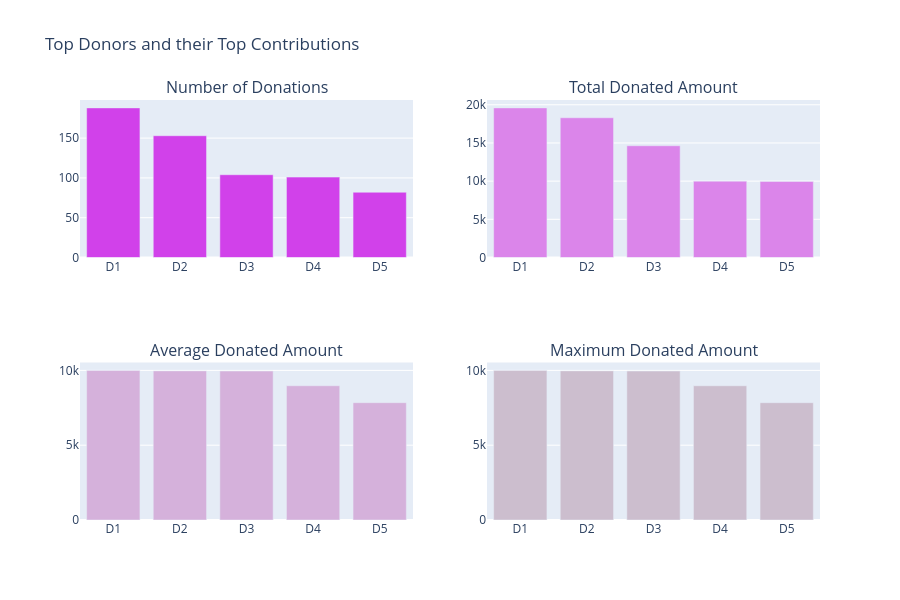

Source (notebook cell):
### Markdown cell above
> - **Principales proyectos**  
> - En la historia de DonorsChoose, diferentes proyectos recibieron un número variable de donaciones, que van desde tan solo 1 hasta un máximo de 800. El número máximo de donaciones realizadas en un solo proyecto es igual a 863. Este fue un proyecto liderado por un maestro y su título fue "**Vallecito StandUpKids Pilot Standing School!**" (como se muestra como Pa1 en el primer gráfico). Se financió un monto total de **108,248.30 USD** en este proyecto y fue financiado en su totalidad el 26 de agosto de 2015.    
> - Hay otros tres proyectos con un número muy grande de donaciones (mayor a 600) 
> - En noviembre de 2016, se inició un proyecto titulado "**Varsity and After-School Fencing Teams in NYC**" (como se muestra como Pc1 en el segundo gráfico) y hubo un total de 18 donaciones. Este proyecto tuvo el mayor monto promedio por donante igual a **1,850 USD**  
> - En el proyecto titulado "**Learning to Play While Playing to Learn!**" (como se muestra como Pd1 en el cuarto gráfico), se realizó la donación única máxima igual a **60,000 USD**, la cual es la mayor cantidad de donación única en la historia de DonorsChoose.  

## <a id="3.3"> 3.3 ¿Quiénes son los principales donantes? </a>

Identifiquemos a los donantes que realizaron algunas de las principales contribuciones y sus valores. Es decir: 
- 3.3.1 Donantes que han realizado el mayor número de donaciones  
- 3.3.2 Donantes que han financiado los mayores montos totales   
- 3.3.3 Donantes que financian los mayores montos promedio en donaciones únicas  
- 3.3.4 Donantes que han financiado el mayor monto único donado

### Code cell
# Which Projects Had the maximum Donations 

tempdf = donations_df.groupby('Donor ID').agg({'Donor ID' : 'count', 'Donation Amount' : 'sum'}).rename(columns={'Donor ID' : "Total Donations", 'Donation Amount' : "Total Amount"}).reset_index()
tempdf['Average Donation Amount'] = tempdf['Total Amount'] / tempdf['Total Donations']

tempdf1 = tempdf.sort_values(by=['Total Donations'], ascending=[False])
x = tempdf1.head(5)['Donor ID']
x = ["D"+str(i+1) for i in range(len(x))]
y = tempdf1.head(5)['Total Donations']
tr1 = bar_ver_noagg(x, y, 'Total Donations', '#d141ea', lm=None, rt=True)

tempdf1 = tempdf.sort_values(by=['Total Amount'], ascending=[False])
x = tempdf1.head(5)['Donor ID']
x = ["D"+str(i+1) for i in range(len(x))]
y = tempdf1.head(5)['Total Amount']
tr2 = bar_ver_noagg(x, y, 'Average Donations', '#db85ea', lm=None, rt=True)

tempdf1 = tempdf.sort_values(by=['Average Donation Amount'], ascending=[False])
x = tempdf1.head(5)['Donor ID']
x = ["D"+str(i+1) for i in range(len(x))]
y = tempdf1.head(5)['Average Donation Amount']
tr3 = bar_ver_noagg(x, y, 'Average Donations', '#d5b1db', lm=None, rt=True)

tempdf = donations_df.groupby('Donor ID').agg({'Donor ID' : 'count', 'Donation Amount' : 'max'}).rename(columns={'Donor ID' : "Total Donations", 'Donation Amount' : "Maximum Donations"}).reset_index()
tempdf1 = tempdf.sort_values(by=['Maximum Donations'], ascending=[False])
x = tempdf1.head(5)['Donor ID']
x = ["D"+str(i+1) for i in range(len(x))]
y = tempdf1.head(5)['Maximum Donations']
tr4 = bar_ver_noagg(x, y, 'Maximum Donations', '#ccbece', lm=None, rt=True)

fig = tools.make_subplots(rows=2, cols=2, print_grid=False, subplot_titles = ['Number of Donations', "Total Donated Amount", 'Average Donated Amount', 'Maximum Donated Amount'])
fig.append_trace(tr1, 1, 1);
fig.append_trace(tr2, 1, 2);
fig.append_trace(tr3, 2, 1);
fig.append_trace(tr4, 2, 2);

fig['layout'].update(height=600, showlegend=False, title='Top Donors and their Top Contributions');
iplot(fig);

### Figure 1 — Plotly figure (JSON) as saved in the notebook; plotly's stock layout.template omitted (floating-point values rounded to 4 significant figures)
{"data": [{"marker": {"color": "#d141ea"}, "type": "bar", "x": ["D1", "D2", "D3", "D4", "D5"], "xaxis": "x", "y": [188, 153, 104, 101, 82], "yaxis": "y"}, {"marker": {"color": "#db85ea"}, "type": "bar", "x": ["D1", "D2", "D3", "D4", "D5"], "xaxis": "x2", "y": [19590.0, 18300.0, 14630.0, 10000.0, 9965.0], "yaxis": "y2"}, {"marker": {"color": "#d5b1db"}, "type": "bar", "x": ["D1", "D2", "D3", "D4", "D5"], "xaxis": "x3", "y": [10000.0, 9965.0, 9954.0, 8973.0, 7840.0], "yaxis": "y3"}, {"marker": {"color": "#ccbece"}, "type": "bar", "x": ["D1", "D2", "D3", "D4", "D5"], "xaxis": "x4", "y": [10000.0, 9965.0, 9954.0, 8973.0, 7840.0], "yaxis": "y4"}], "layout": {"annotations": [{"font": {"size": 16}, "showarrow": false, "text": "Number of Donations", "x": 0.225, "xanchor": "center", "xref": "paper", "y": 1, "yanchor": "bottom", "yref": "paper"}, {"font": {"size": 16}, "showarrow": false, "text": "Total Donated Amount", "x": 0.775, "xanchor": "center", "xref": "paper", "y": 1, "yanchor": "bottom", "yref": "paper"}, {"font": {"size": 16}, "showarrow": false, "text": "Average Donated Amount", "x": 0.225, "xanchor": "center", "xref": "paper", "y": 0.375, "yanchor": "bottom", "yref": "paper"}, {"font": {"size": 16}, "showarrow": false, "text": "Maximum Donated Amount", "x": 0.775, "xanchor": "center", "xref": "paper", "y": 0.375, "yanchor": "bottom", "yref": "paper"}], "height": 600, "showlegend": false, "title": {"text": "Top Donors and their Top Contributions"}, "xaxis": {"anchor": "y", "domain": [0, 0.45]}, "xaxis2": {"anchor": "y2", "domain": [0.55, 1]}, "xaxis3": {"anchor": "y3", "domain": [0, 0.45]}, "xaxis4": {"anchor": "y4", "domain": [0.55, 1]}, "yaxis": {"anchor": "x", "domain": [0.625, 1]}, "yaxis2": {"anchor": "x2", "domain": [0.625, 1]}, "yaxis3": {"anchor": "x3", "domain": [0, 0.375]}, "yaxis4": {"anchor": "x4", "domain": [0, 0.375]}}}
